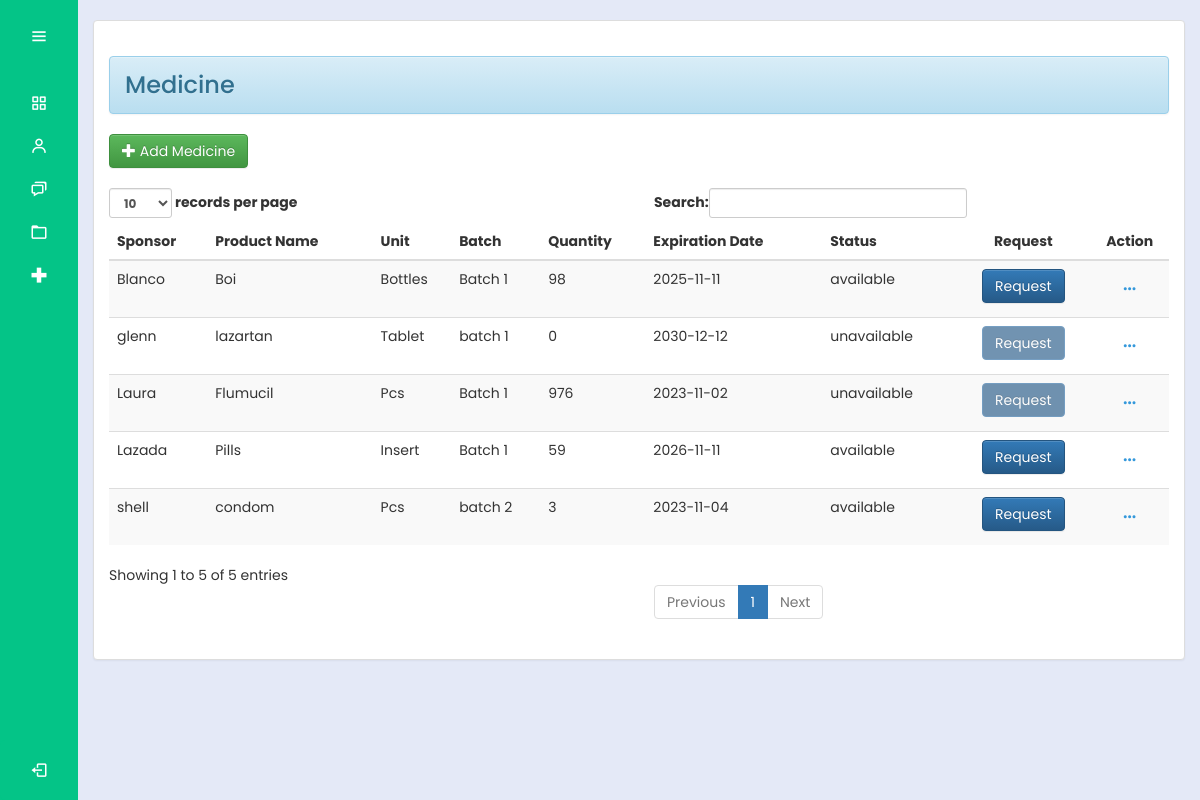
/bhw/medicinee.php (signed in), run on the app's committed database.
### tables this page shows
CREATE TABLE `medicines` (
  `productId` int(30) NOT NULL,
  `productName` varchar(100) NOT NULL,
  `sponsor` varchar(100) NOT NULL,
  `unit` varchar(100) NOT NULL,
  `batch` varchar(100) NOT NULL,
  `quantity1` int(10) NOT NULL,
  `total` int(10) NOT NULL,
  `expDate` date NOT NULL,
  `status` varchar(100) NOT NULL
);

### bhw/medicinee.php (the view, shortened to what this page needs)
<?php
@include "../connection/connect.php";
if(isset($_SESSION['user_data'])){
?>
<!DOCTYPE html>
<html lang="en">
<head>
  <link rel="stylesheet" href="../cssmainmenu/style.css">
  <link rel = "stylesheet" type = "text/css" href = "../css/style.css" />
  <link rel = "stylesheet" type = "text/css" href = "../css/bootstrap.css " />
  <link href='https://unpkg.com/boxicons@2.1.4/css/boxicons.min.css' rel='stylesheet'>
  <link rel="stylesheet" href="path/to/font-awesome/css/font-awesome.min.css">
  <link rel="stylesheet" href="https://cdnjs.cloudflare.com/ajax/libs/font-awesome/6.4.2/css/all.min.css">
    <link rel="stylesheet" href="https://maxcdn.bootstrapcdn.com/bootstrap/3.3.5/css/bootstrap.min.css">
<link rel="stylesheet" href="https://maxcdn.bootstrapcdn.com/bootstrap/3.3.5/css/bootstrap-theme.min.css">
</head>
<body>
<?php try {
    include_once('side_menu.php');
} catch (Exception $e) {
    echo "Error: " . $e->getMessage();
}
 ?>
  <section class="home-section">
  <br>
    <div class="container-fluid">
      <div class="panel panel-default">
        <div class="panel-body">
        <h3><div class = "alert alert-info">Medicine</div></h3>
          <a class="btn btn-success" href="add_med.php?"><i class="glyphicon glyphicon-plus"></i> Add Medicine</a>
          <br />
          <br />
              <table id="table" class="table table-striped table-hover">
                <thead>
                    <tr>
                        <th>Sponsor</th>
                        <th>Product Name</th>
                        <th>Unit</th>
                        <th>Batch</th>
                        <th>Quantity</th>
                        <th>Expiration Date</th>
                        <th>Status</th>
                        <th style="text-align: center;">Request</th>
                        <th style="text-align: center;">Action</th>
                    </tr>
                </thead>
              <tbody>
                    <?php
                          $query = $mysqli->query("SELECT * FROM medicines") or die(mysqli_error());
                          while ($fetch = $query->fetch_array()) {
                          $status = ($fetch['total'] == 0) ? 'unavailable' : $fetch['status'];
                      ?>
                        <tr>
                          <td><?php echo $fetch['sponsor'] ?></td>
                          <td><?php echo $fetch['productName'] ?></td>
                          <td><?php echo $fetch['unit'] ?></td>
                          <td><?php echo $fetch['batch'] ?></td>
                          <td><?php echo $fetch['total'] ?></td>
                          <td><?php echo $fetch['expDate'] ?></td>
                          <td><?php echo $status ?></td>
                          <td style="text-align: center;">
                              <?php if ($status == 'unavailable' || $fetch['total'] == 0): ?>
                                  <button class="btn btn-primary" disabled>Request</button>
                              <?php elseif ($fetch['unit'] == 'Insert'): ?>
                                  <a class="btn btn-primary profile-button" href="contraceptives_form.php?productName=<?php echo urlencode($fetch['productName']); ?>">Request</a>
                              <?php else: ?>
                                  <a class="btn btn-primary profile-button" href="request.php?productName=<?php echo urlencode($fetch['productName']); ?>">Request</a>
                              <?php endif; ?>
                      </td>
                      <td style="text-align: center;">
                          <div class="dropdown">
                        <button class="dropbtn"><i class="fa-solid fa-ellipsis"></i></button>
                      </td>
                    </tr>
                  <?php
                  }
                  ?>
                </tbody>
              </table>
        </div>
      </div>
    </div>
  </section>
</body>
</html>
<?php
}
else{
	header("Location:.././index.php?error=UnAuthorized Access");
}

### cssmainmenu/style.css (style rules this page uses)
:root { --color-default: #04c487; --color-second:#04c487; --color-white:#fff; --color-body:#e4e9f7; --color-light:#e0e0e0; }
* { padding: 0%; margin: 0%; box-sizing: border-box; font-family: 'Poppins', sans-serif; }
body { min-height: 100vh; }
.home-section { position: relative; background-color: var(--color-body); min-height: 100vh; top:0; left:78px; width: calc(100% - 78px); transition: all .5s ease; z-index: 2; }

### css/style.css (style rules this page uses)
.profile-button { background: #04c487; border: none; color: #fff; }
body { font-family: Arial, sans-serif; }

### bhw/medicinee.php (style rules this page uses)
.dropdown { position: relative; display: inline-block; }
.dropbtn { background: transparent; color: #3498db; padding: 10px; border: none; cursor: pointer; }

### data on the page
medicines: sponsor "shell", productName "condom", unit "Pcs", batch "batch 2", total "3", expDate "2023-11-04", status "available"
medicines: sponsor "glenn", productName "lazartan", unit "Tablet", batch "batch 1", total "0", expDate "2030-12-12", total "unavailable", shows "Request"
medicines: sponsor "Laura", productName "Flumucil", unit "Pcs", batch "Batch 1", total "976", expDate "2023-11-02", status "unavailable", shows "Request"
medicines: sponsor "Lazada", productName "Pills", unit "Insert", batch "Batch 1", total "59", expDate "2026-11-11", status "available"
medicines: sponsor "Blanco", productName "Boi", unit "Bottles", batch "Batch 1", total "98", expDate "2025-11-11", status "available"
